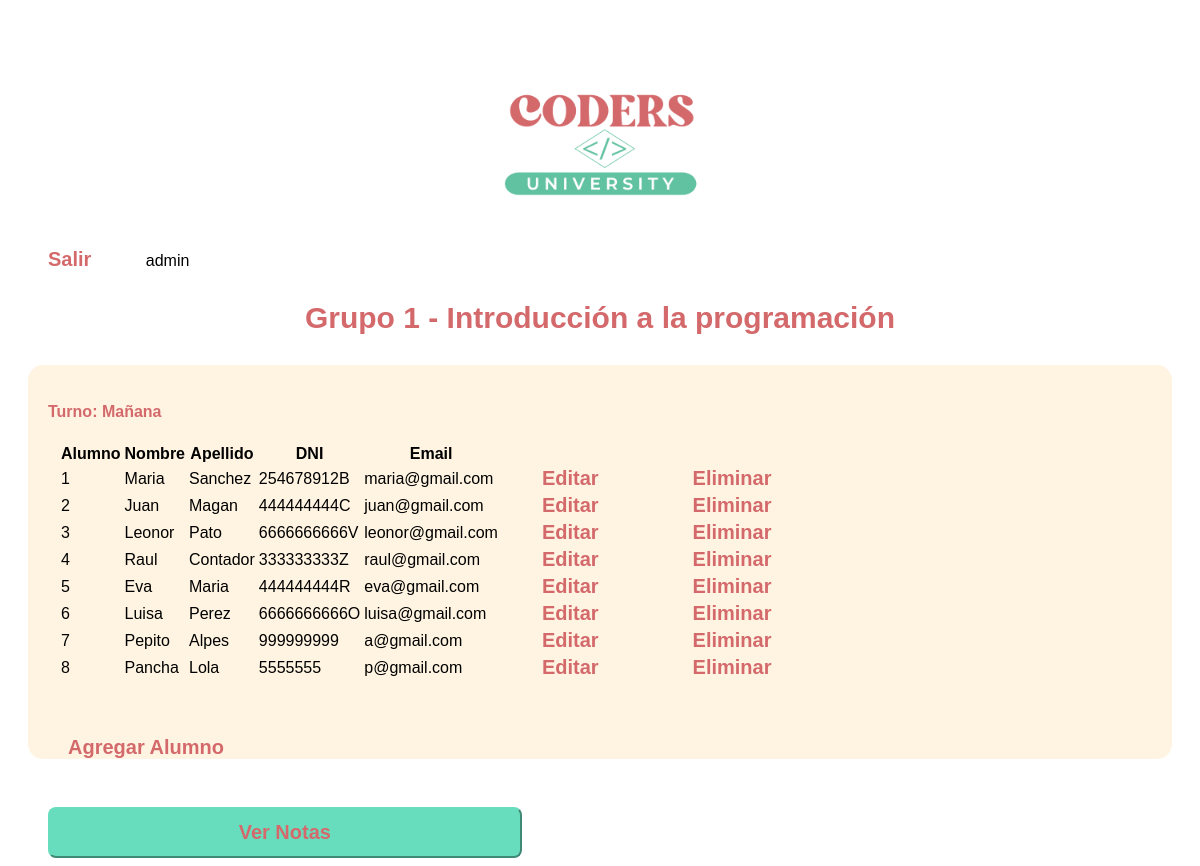
Before: / (signed in) with the older database file.
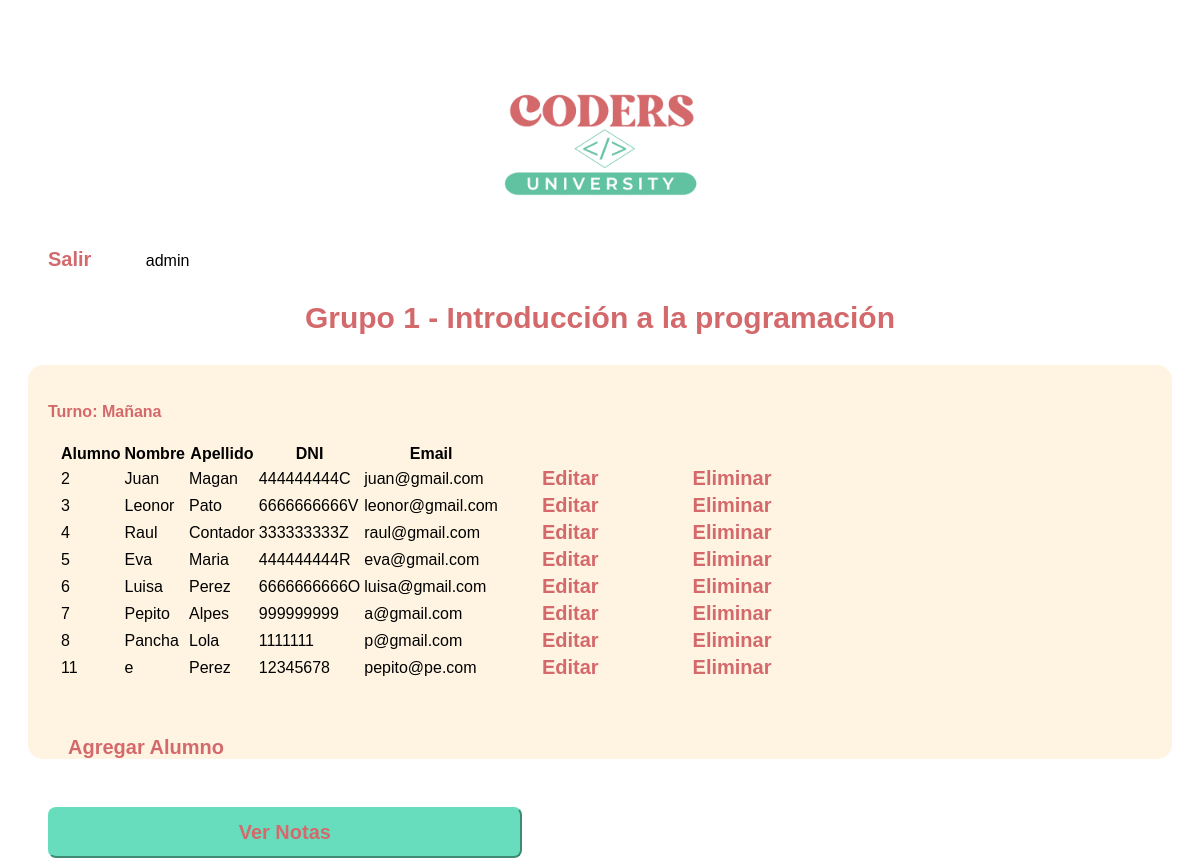
After: the same page with the newer database file.
### webProyecto2app/models.py (models this page shows, shortened)
class Alumno(models.Model):
    nombre = models.CharField(max_length=255)
    apellido = models.CharField(max_length=255)
    dni = models.CharField(max_length=255)
    email = models.EmailField()

### webProyecto2app/views.py (the view)
# urls.py: path('', datosAlumnos, name='listaDatosAlumnos'), #rutaDatosAlumnos/
@login_required
def datosAlumnos(request):
    nro_alumnos = Alumno.objects.count()
    alumno = Alumno.objects.all()
    return render(request, 'datosAlumnos.html', {'nro_alumnos': nro_alumnos, 'alumno': alumno})

### webProyecto2app/templates/datosAlumnos.html (shortened to what this page needs)
{% load static %}
<!DOCTYPE html>
<html lang="en">
<head>
   <link href="{% static 'css/style.css' %}" rel="stylesheet" media="all" type="text/css">
</head>
<body>
    <div class="containerCalificaciones">
            <article class="logoCal">
                <img src="{% static 'img/logo.png' %}">
                        <a href="{% url 'enlaceSalir' %}">Salir</a>
                         {{ user.username }}
                <h3>Grupo 1 - Introducción a la programación</h3>
            </article>
    </div>
            <div class="containerTabla"><br>
                <h4>Turno: Mañana</h4>
                    <table class="InfoGrupo">
            <thead class="TitulosGrupo1">
            <tr>
                <th>Alumno</th>
                <th>Nombre</th>
                <th>Apellido</th>
                <th>DNI</th>
                <th>Email</th>
            </tr>
            </thead>
            <tbody>
             {% for x in alumno %}
            <tr>
                <td>{{x.id}}</td>
                <td>{{x.nombre}}</td>
                <td>{{x.apellido}}</td>
                <td>{{x.dni}}</td>
                <td>{{x.email}}</td>
                <td><a href="rutaEditarAlumno/{{x.id}}">Editar</a></td>
                <td><a href="rutaEliminarAlumno/{{x.id}}">Eliminar</a></td>
            </tr>
            {% endfor %}
            </tbody>
        </table>
                <br><br><br>
                <a href="{% url 'agregarNuevo' %}">Agregar Alumno</a>
            </div>
    <a href="{% url 'enlaceDatosCalificaciones' %}">
    <button>Ver Notas</button> </a>
</body>
</html>

Changed rows visible on the page:
removed Alumno: id "1", nombre "Maria", apellido "Sanchez", dni "254678912B", email "maria@gmail.com"
changed Alumno "Pancha": dni "5555555" → "1111111"
added Alumno: id "11", nombre "e", apellido "Perez", dni "12345678", email "pepito@pe.com"
